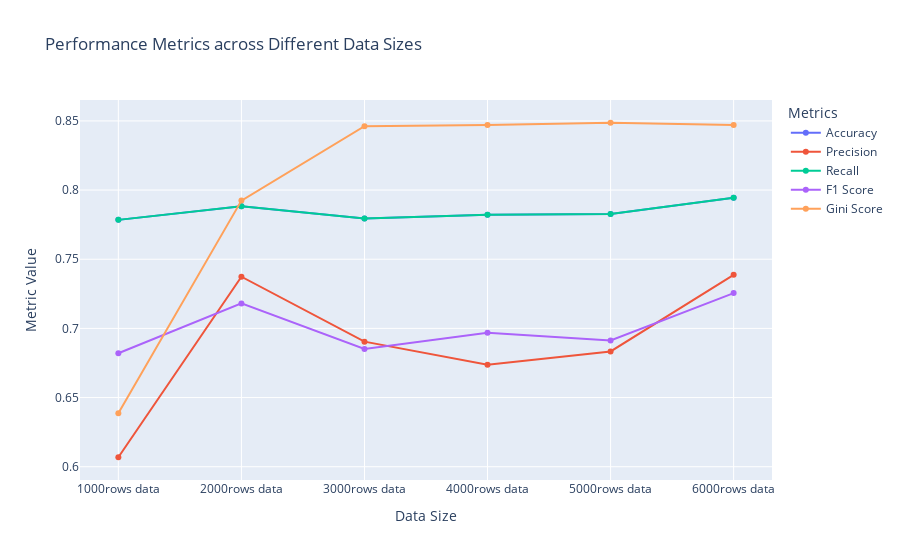

Source (notebook cell):
### Code cell
fig = go.Figure()
fig.add_trace(go.Scatter(x=learning_curve_results_gmcm["Data Size"], y=learning_curve_results_gmcm["Accuracy"], mode='lines+markers', name='Accuracy'))
fig.add_trace(go.Scatter(x=learning_curve_results_gmcm["Data Size"], y=learning_curve_results_gmcm["Precision"], mode='lines+markers', name='Precision'))
fig.add_trace(go.Scatter(x=learning_curve_results_gmcm["Data Size"], y=learning_curve_results_gmcm["Recall"], mode='lines+markers', name='Recall'))
fig.add_trace(go.Scatter(x=learning_curve_results_gmcm["Data Size"], y=learning_curve_results_gmcm["F1 Score"], mode='lines+markers', name='F1 Score'))
fig.add_trace(go.Scatter(x=learning_curve_results_gmcm["Data Size"], y=learning_curve_results_gmcm["Gini Score"], mode='lines+markers', name='Gini Score'))


# Update plot layout
fig.update_layout(title='Performance Metrics across Different Data Sizes',
                  xaxis_title='Data Size',
                  yaxis_title='Metric Value',
                  legend_title='Metrics')

# Show plot
fig.show()

### Figure 1 — Plotly figure (JSON) as saved in the notebook; plotly's stock layout.template omitted (floating-point values rounded to 4 significant figures)
{"data": [{"mode": "lines+markers", "name": "Accuracy", "type": "scatter", "x": ["1000rows data", "2000rows data", "3000rows data", "4000rows data", "5000rows data", "6000rows data"], "y": [0.7785, 0.7883, 0.7794, 0.7822, 0.7827, 0.7944]}, {"mode": "lines+markers", "name": "Precision", "type": "scatter", "x": ["1000rows data", "2000rows data", "3000rows data", "4000rows data", "5000rows data", "6000rows data"], "y": [0.6069, 0.7374, 0.6904, 0.6737, 0.6834, 0.7388]}, {"mode": "lines+markers", "name": "Recall", "type": "scatter", "x": ["1000rows data", "2000rows data", "3000rows data", "4000rows data", "5000rows data", "6000rows data"], "y": [0.7785, 0.7883, 0.7794, 0.7822, 0.7827, 0.7944]}, {"mode": "lines+markers", "name": "F1 Score", "type": "scatter", "x": ["1000rows data", "2000rows data", "3000rows data", "4000rows data", "5000rows data", "6000rows data"], "y": [0.682, 0.7181, 0.6851, 0.6968, 0.6913, 0.7255]}, {"mode": "lines+markers", "name": "Gini Score", "type": "scatter", "x": ["1000rows data", "2000rows data", "3000rows data", "4000rows data", "5000rows data", "6000rows data"], "y": [0.6387, 0.7924, 0.8461, 0.847, 0.8487, 0.8471]}], "layout": {"legend": {"title": {"text": "Metrics"}}, "title": {"text": "Performance Metrics across Different Data Sizes"}, "xaxis": {"title": {"text": "Data Size"}}, "yaxis": {"title": {"text": "Metric Value"}}}}
